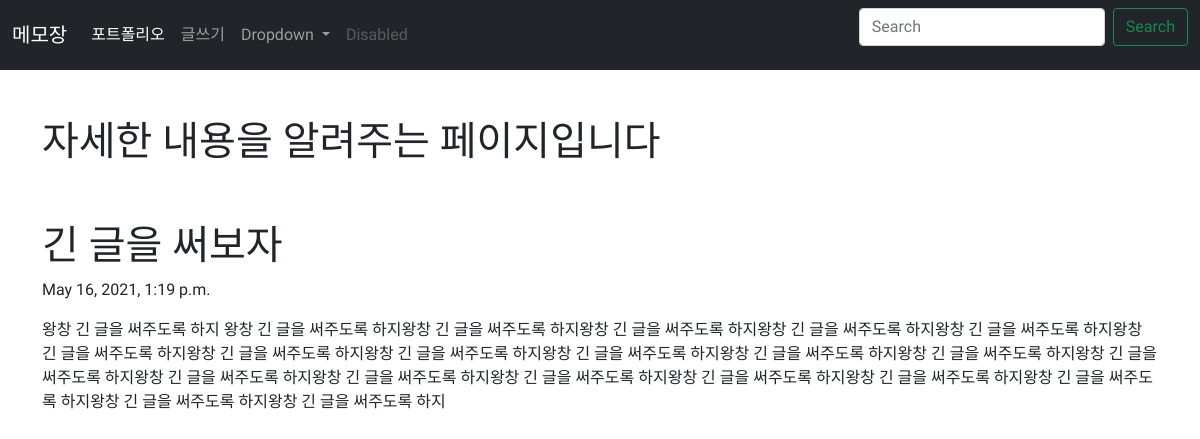
The app's page /blog/4 with its own data.
### blogapp/models.py (models this page shows, shortened)
class Blog(models.Model):
    title = models.CharField(max_length=200)
    pub_date = models.DateTimeField('date published')
    body = models.TextField()

### blogapp/views.py (the view)
# urls.py: path('<int:blog_id>', views.detail, name="detail"),
def detail(request, blog_id):
    details = get_object_or_404(Blog, pk=blog_id)
    return render(request, 'detail.html', {'details':details})

### blogapp/templates/detail.html
{% extends 'base.html' %}
{% block contents %}
<div class="container">
    <br><br>
    <h1>자세한 내용을 알려주는 페이지입니다</h1>
    <br><br>
    <h1>{{details.title}}</h1>
    <p>{{details.pub_date}}</p>
    <p>{{details.body}}</p>
</div>
{% endblock %}

### blogproject/templates/base.html (style rules this page uses)
body, h1, h2, h3, h4, h5, h6, p, span { font-family: 'Nanum Myeongjo', serif; }

### records on screen
Blog: title "긴 글을 써보자", pub_date "May 16, 2021, 1:19 p.m.", body "왕창 긴 글을 써주도록 하지 왕창 긴 글을 써주도록 하지왕창 긴 글을 써주도록 하지왕창 긴 글을 써주도록 하지왕창 긴 글을 써주도록 하지왕창 긴 글을 써주도록 하지왕창 긴 글을 써주도록 하지왕창 긴 글을 써주도록 하지왕창 긴 글을 써주도록 하지왕창 긴 글을 써주도록 하지왕창 긴 글을 써주도록 하지왕창 긴 글을 써주도록 하지왕창 긴 글을 써주도록 하지왕창 긴 글을 써주도록 하지왕창 긴 글을 써주도록 하지왕창 긴 글을 써주도록 하지왕창 긴 글을 써주도록 하지왕창 긴 글을 써주도록 하지왕창 긴 글을 써주도록 하지왕창 긴 글을 써주도록 하지왕창 긴 글을 써주도록 하지"
